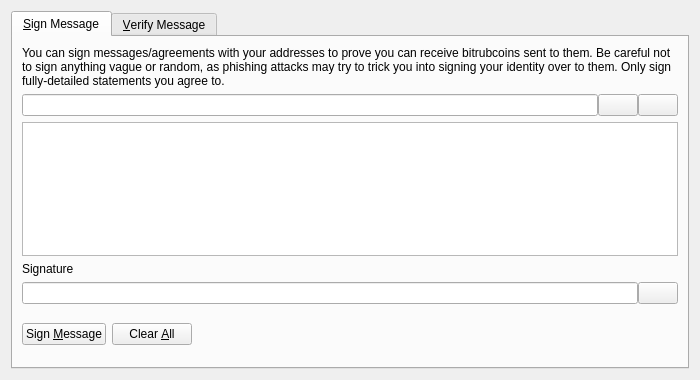
<?xml version="1.0" encoding="UTF-8"?>
<ui version="4.0">
 <class>SignVerifyMessageDialog</class>
 <widget class="QDialog" name="SignVerifyMessageDialog">
  <property name="geometry">
   <rect>
    <x>0</x>
    <y>0</y>
    <width>700</width>
    <height>380</height>
   </rect>
  </property>
  <property name="windowTitle">
   <string>Signatures - Sign / Verify a Message</string>
  </property>
  <property name="modal">
   <bool>true</bool>
  </property>
  <layout class="QVBoxLayout" name="verticalLayout">
   <item>
    <widget class="QTabWidget" name="tabWidget">
     <property name="currentIndex">
      <number>0</number>
     </property>
     <widget class="QWidget" name="tabSignMessage">
      <attribute name="title">
       <string>&amp;Sign Message</string>
      </attribute>
      <layout class="QVBoxLayout" name="verticalLayout_SM">
       <item>
        <widget class="QLabel" name="infoLabel_SM">
         <property name="text">
          <string>You can sign messages/agreements with your addresses to prove you can receive bitrubcoins sent to them. Be careful not to sign anything vague or random, as phishing attacks may try to trick you into signing your identity over to them. Only sign fully-detailed statements you agree to.</string>
         </property>
         <property name="textFormat">
          <enum>Qt::PlainText</enum>
         </property>
         <property name="wordWrap">
          <bool>true</bool>
         </property>
        </widget>
       </item>
       <item>
        <layout class="QHBoxLayout" name="horizontalLayout_1_SM">
         <property name="spacing">
          <number>0</number>
         </property>
         <item>
          <widget class="QValidatedLineEdit" name="addressIn_SM">
           <property name="toolTip">
            <string>The BitRubCoin address to sign the message with</string>
           </property>
          </widget>
         </item>
         <item>
          <widget class="QPushButton" name="addressBookButton_SM">
           <property name="toolTip">
            <string>Choose previously used address</string>
           </property>
           <property name="text">
            <string/>
           </property>
           <property name="icon">
            <iconset resource="../bitcoin.qrc">
             <normaloff>:/icons/address-book</normaloff>:/icons/address-book</iconset>
           </property>
           <property name="shortcut">
            <string>Alt+A</string>
           </property>
           <property name="autoDefault">
            <bool>false</bool>
           </property>
          </widget>
         </item>
         <item>
          <widget class="QPushButton" name="pasteButton_SM">
           <property name="toolTip">
            <string>Paste address from clipboard</string>
           </property>
           <property name="text">
            <string/>
           </property>
           <property name="icon">
            <iconset resource="../bitcoin.qrc">
             <normaloff>:/icons/editpaste</normaloff>:/icons/editpaste</iconset>
           </property>
           <property name="shortcut">
            <string>Alt+P</string>
           </property>
           <property name="autoDefault">
            <bool>false</bool>
           </property>
          </widget>
         </item>
        </layout>
       </item>
       <item>
        <widget class="QPlainTextEdit" name="messageIn_SM">
         <property name="toolTip">
          <string>Enter the message you want to sign here</string>
         </property>
        </widget>
       </item>
       <item>
        <widget class="QLabel" name="signatureLabel_SM">
         <property name="text">
          <string>Signature</string>
         </property>
         <property name="textFormat">
          <enum>Qt::PlainText</enum>
         </property>
        </widget>
       </item>
       <item>
        <layout class="QHBoxLayout" name="horizontalLayout_2_SM">
         <property name="spacing">
          <number>0</number>
         </property>
         <item>
          <widget class="QLineEdit" name="signatureOut_SM">
           <property name="font">
            <font>
             <italic>true</italic>
            </font>
           </property>
           <property name="readOnly">
            <bool>true</bool>
           </property>
          </widget>
         </item>
         <item>
          <widget class="QPushButton" name="copySignatureButton_SM">
           <property name="toolTip">
            <string>Copy the current signature to the system clipboard</string>
           </property>
           <property name="text">
            <string/>
           </property>
           <property name="icon">
            <iconset resource="../bitcoin.qrc">
             <normaloff>:/icons/editcopy</normaloff>:/icons/editcopy</iconset>
           </property>
           <property name="autoDefault">
            <bool>false</bool>
           </property>
          </widget>
         </item>
        </layout>
       </item>
       <item>
        <layout class="QHBoxLayout" name="horizontalLayout_3_SM">
         <item>
          <widget class="QPushButton" name="signMessageButton_SM">
           <property name="toolTip">
            <string>Sign the message to prove you own this BitRubCoin address</string>
           </property>
           <property name="text">
            <string>Sign &amp;Message</string>
           </property>
           <property name="icon">
            <iconset resource="../bitcoin.qrc">
             <normaloff>:/icons/edit</normaloff>:/icons/edit</iconset>
           </property>
           <property name="autoDefault">
            <bool>false</bool>
           </property>
          </widget>
         </item>
         <item>
          <widget class="QPushButton" name="clearButton_SM">
           <property name="toolTip">
            <string>Reset all sign message fields</string>
           </property>
           <property name="text">
            <string>Clear &amp;All</string>
           </property>
           <property name="icon">
            <iconset resource="../bitcoin.qrc">
             <normaloff>:/icons/remove</normaloff>:/icons/remove</iconset>
           </property>
           <property name="autoDefault">
            <bool>false</bool>
           </property>
          </widget>
         </item>
         <item>
          <spacer name="horizontalSpacer_1_SM">
           <property name="orientation">
            <enum>Qt::Horizontal</enum>
           </property>
           <property name="sizeHint" stdset="0">
            <size>
             <width>40</width>
             <height>48</height>
            </size>
           </property>
          </spacer>
         </item>
         <item>
          <widget class="QLabel" name="statusLabel_SM">
           <property name="font">
            <font>
             <weight>75</weight>
             <bold>true</bold>
            </font>
           </property>
           <property name="text">
            <string/>
           </property>
           <property name="wordWrap">
            <bool>true</bool>
           </property>
          </widget>
         </item>
         <item>
          <spacer name="horizontalSpacer_2_SM">
           <property name="orientation">
            <enum>Qt::Horizontal</enum>
           </property>
           <property name="sizeHint" stdset="0">
            <size>
             <width>40</width>
             <height>48</height>
            </size>
           </property>
          </spacer>
         </item>
        </layout>
       </item>
      </layout>
     </widget>
     <widget class="QWidget" name="tabVerifyMessage">
      <attribute name="title">
       <string>&amp;Verify Message</string>
      </attribute>
      <layout class="QVBoxLayout" name="verticalLayout_VM">
       <item>
        <widget class="QLabel" name="infoLabel_VM">
         <property name="text">
          <string>Enter the receiver's address, message (ensure you copy line breaks, spaces, tabs, etc. exactly) and signature below to verify the message. Be careful not to read more into the signature than what is in the signed message itself, to avoid being tricked by a man-in-the-middle attack. Note that this only proves the signing party receives with the address, it cannot prove sendership of any transaction!</string>
         </property>
         <property name="textFormat">
          <enum>Qt::PlainText</enum>
         </property>
         <property name="alignment">
          <set>Qt::AlignLeading|Qt::AlignLeft|Qt::AlignTop</set>
         </property>
         <property name="wordWrap">
          <bool>true</bool>
         </property>
        </widget>
       </item>
       <item>
        <layout class="QHBoxLayout" name="horizontalLayout_1_VM">
         <property name="spacing">
          <number>0</number>
         </property>
         <item>
          <widget class="QValidatedLineEdit" name="addressIn_VM">
           <property name="toolTip">
            <string>The BitRubCoin address the message was signed with</string>
           </property>
          </widget>
         </item>
         <item>
          <widget class="QPushButton" name="addressBookButton_VM">
           <property name="toolTip">
            <string>Choose previously used address</string>
           </property>
           <property name="text">
            <string/>
           </property>
           <property name="icon">
            <iconset resource="../bitcoin.qrc">
             <normaloff>:/icons/address-book</normaloff>:/icons/address-book</iconset>
           </property>
           <property name="shortcut">
            <string>Alt+A</string>
           </property>
           <property name="autoDefault">
            <bool>false</bool>
           </property>
          </widget>
         </item>
        </layout>
       </item>
       <item>
        <widget class="QPlainTextEdit" name="messageIn_VM"/>
       </item>
       <item>
        <widget class="QValidatedLineEdit" name="signatureIn_VM"/>
       </item>
       <item>
        <layout class="QHBoxLayout" name="horizontalLayout_2_VM">
         <item>
          <widget class="QPushButton" name="verifyMessageButton_VM">
           <property name="toolTip">
            <string>Verify the message to ensure it was signed with the specified BitRubCoin address</string>
           </property>
           <property name="text">
            <string>Verify &amp;Message</string>
           </property>
           <property name="icon">
            <iconset resource="../bitcoin.qrc">
             <normaloff>:/icons/transaction_0</normaloff>:/icons/transaction_0</iconset>
           </property>
           <property name="autoDefault">
            <bool>false</bool>
           </property>
          </widget>
         </item>
         <item>
          <widget class="QPushButton" name="clearButton_VM">
           <property name="toolTip">
            <string>Reset all verify message fields</string>
           </property>
           <property name="text">
            <string>Clear &amp;All</string>
           </property>
           <property name="icon">
            <iconset resource="../bitcoin.qrc">
             <normaloff>:/icons/remove</normaloff>:/icons/remove</iconset>
           </property>
           <property name="autoDefault">
            <bool>false</bool>
           </property>
          </widget>
         </item>
         <item>
          <spacer name="horizontalSpacer_1_VM">
           <property name="orientation">
            <enum>Qt::Horizontal</enum>
           </property>
           <property name="sizeHint" stdset="0">
            <size>
             <width>40</width>
             <height>48</height>
            </size>
           </property>
          </spacer>
         </item>
         <item>
          <widget class="QLabel" name="statusLabel_VM">
           <property name="font">
            <font>
             <weight>75</weight>
             <bold>true</bold>
            </font>
           </property>
           <property name="text">
            <string/>
           </property>
           <property name="wordWrap">
            <bool>true</bool>
           </property>
          </widget>
         </item>
         <item>
          <spacer name="horizontalSpacer_2_VM">
           <property name="orientation">
            <enum>Qt::Horizontal</enum>
           </property>
           <property name="sizeHint" stdset="0">
            <size>
             <width>40</width>
             <height>48</height>
            </size>
           </property>
          </spacer>
         </item>
        </layout>
       </item>
      </layout>
     </widget>
    </widget>
   </item>
  </layout>
 </widget>
 <customwidgets>
  <customwidget>
   <class>QValidatedLineEdit</class>
   <extends>QLineEdit</extends>
   <header>qvalidatedlineedit.h</header>
  </customwidget>
 </customwidgets>
 <resources>
  <include location="../bitcoin.qrc"/>
 </resources>
 <connections/>
</ui>
